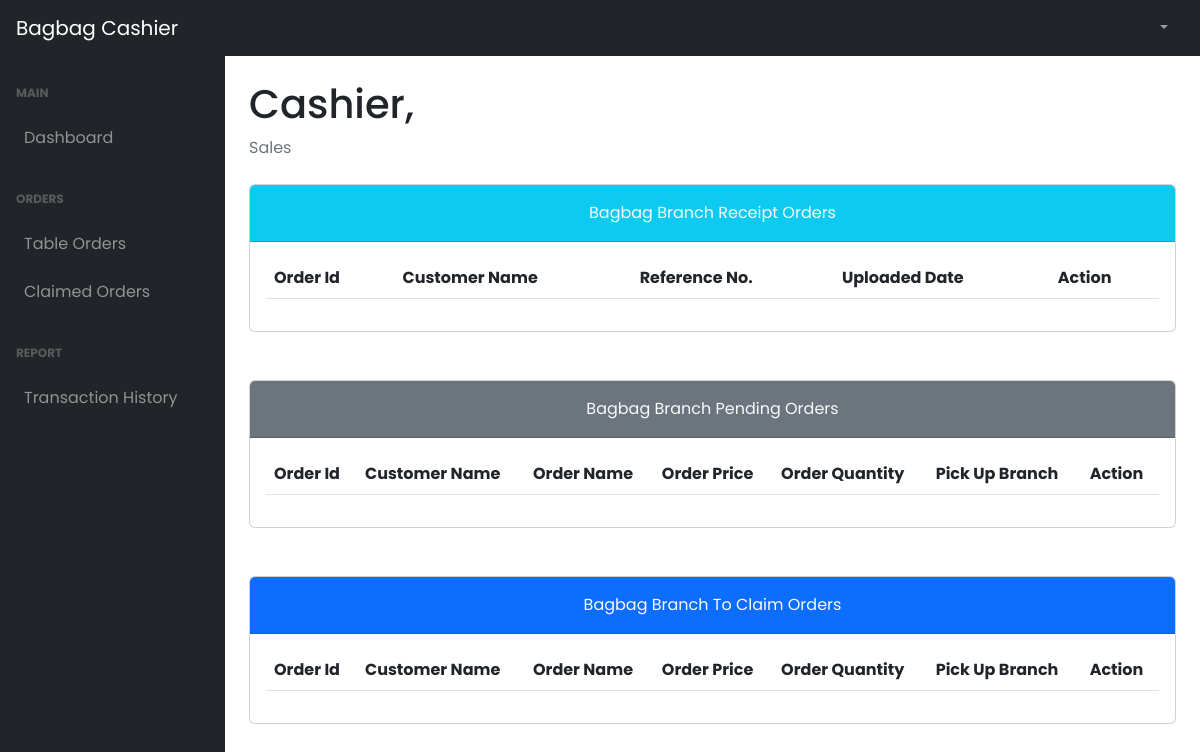
The app's page /cashier1/tableOrders.php (signed in), older data.
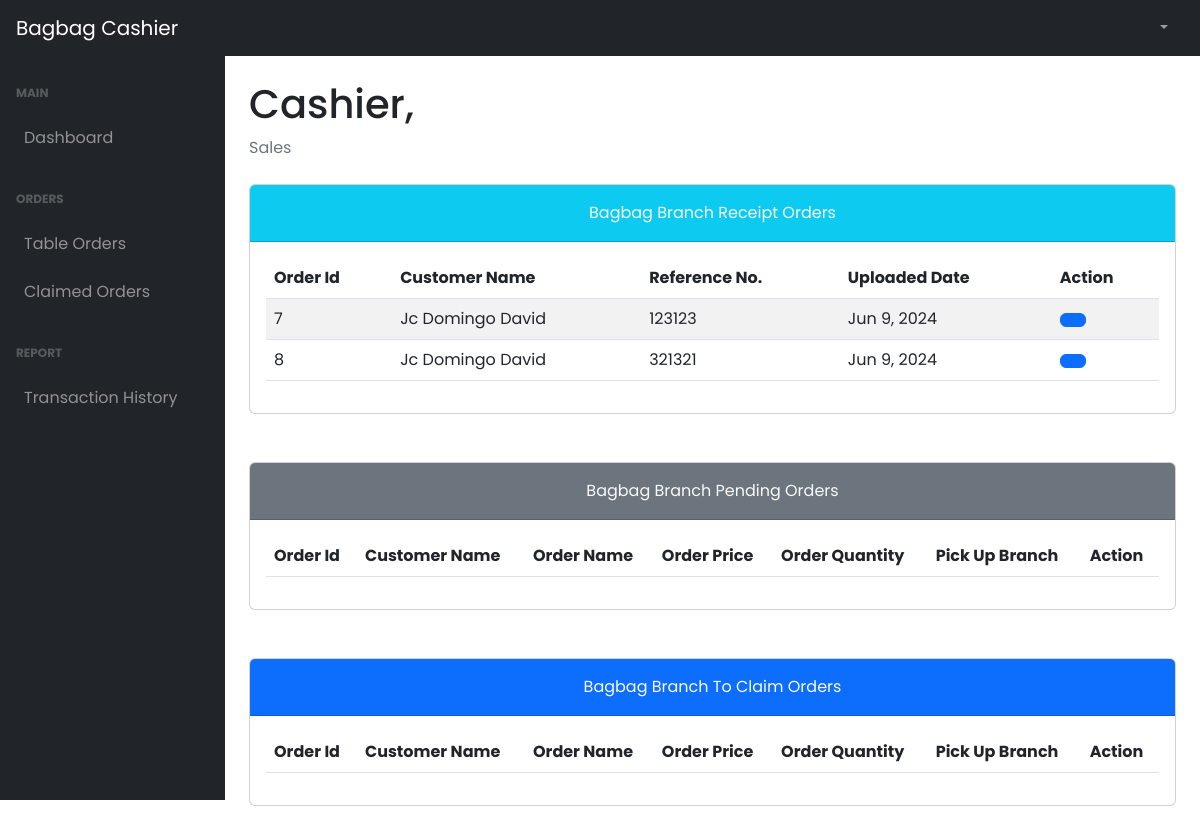
The same page, newer data.
### tables this page shows
CREATE TABLE `tbl_receipt` (
  `receipt_id` int(11) NOT NULL,
  `account_id` int(11) NOT NULL,
  `receipt_img` varchar(255) NOT NULL,
  `receipt_number` varchar(50) NOT NULL,
  `deposit_amount` int(11) NOT NULL,
  `uploaded_date` date NOT NULL
);

### cashier1/tableOrders.php (the view, shortened to what the changed rows need)
<!DOCTYPE html>
<html lang="en">
  <head>
    <link href="../plugins/dataTables.bootstrap5.min.css" rel="stylesheet" />
    <link href="../plugins/responsive.bootstrap5.min.css" rel="stylesheet" />
    <link href="../styles/bootstrap5-min.css" rel="stylesheet" />
    <link href="../styles/card-general.css" rel="stylesheet" />
  </head>
  <body class="sb-nav-fixed">
    <?php require_once("./navbar.php"); ?>
    <div id="layoutSidenav">
      <div id="layoutSidenav_content">
        <main>
          <div class="container-fluid px-4">
            <h1 class="mt-4" id="full_name">Cashier,</h1>
                  <div class="card mb-5">
                    <div class="card-body">
                      <table id="residenceAccounts" class="table table-striped nowrap" style="width:100%">
                        <thead>
                          <tr>
                              <th>Order Id</th>
                              <th>Customer Name</th>
                              <th>Reference No.</th>
                              <th>Uploaded Date</th>
                              <th>Action</th>
                          </tr>
                        </thead>
                        <tbody>
                          <?php
                            $query = "SELECT tr.*, CONCAT(td.first_name, ' ', td.middle_name, ' ', td.last_name) as full_name,
                            td.address, td.contact
                            FROM tbl_receipt tr
                            INNER JOIN tbl_account_details td ON td.account_id = tr.account_id";
                            $stmt = $conn->prepare($query);
                            $stmt->execute();
                            $result = $stmt->get_result();
                              while ($data = $result->fetch_assoc()) {
                                $dateObject = new DateTime($data["uploaded_date"]);
                                $formattedDate = $dateObject->format('M j, Y');
                          ?>
                          <tr>
                            <td><?php echo $data['receipt_id'];?></td>
                            <td><?php echo $data['full_name'];?></td>
                            <td><?php echo $data["receipt_number"]; ?></td>
                            <td><?php echo $formattedDate; ?></td>
                            <td>
                                <button type="button" class="btn btn-primary" id="<?php echo $data["receipt_id"] ?>"  data-bs-toggle="modal"
                                data-bs-target="#receiptDetails<?php echo $data["receipt_id"] ?>" data-bs-whatever="@getbootstrap">
                                </button>
                            </td>
                          </tr>
                          <?php
                            }
                          ?>
                        </tbody>
                      </table>
                    </div>
                  </div>
                  <div class="card mb-5">
                    <div class="card-body">
                      <table id="residenceAccounts" class="table table-striped nowrap" style="width:100%">
                        <thead>
                          <tr>
                              <th>Order Id</th>
                              <th>Customer Name</th>
                              <th>Order Name</th>
                              <th>Order Price</th>
                              <th>Order Quantity</th>
                              <th>Pick Up Branch</th>
                              <th>Action</th>
                          </tr>
                        </thead>
                      </table>
                    </div>
                  </div>
                  <div class="card mb-5">
                    <div class="card-body">
                      <table id="toClaimOrders" class="table table-striped nowrap" style="width:100%">
                        <thead>
                          <tr>
                              <th>Order Id</th>
                              <th>Customer Name</th>
                              <th>Order Name</th>
                              <th>Order Price</th>
                              <th>Order Quantity</th>
                              <th>Pick Up Branch</th>
                              <th>Action</th>
                          </tr>
                        </thead>
                      </table>
                    </div>
                  </div>
            </div>
      </main>
    </div>
  </div>
    <link rel="stylesheet" href="../styles/dataTables.min.css">
  </body>
</html>

Row changes from the older to the newer data that the page shows:
added tbl_receipt: receipt_id "7", full_name "Jc Domingo David", receipt_number "123123", uploaded_date "Jun 9, 2024"
added tbl_receipt: receipt_id "8", full_name "Jc Domingo David", receipt_number "321321", uploaded_date "Jun 9, 2024"
